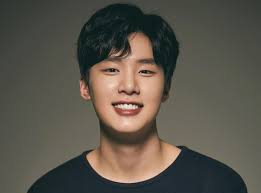
#> input picture google_r_net/fig/face1.jpg, 261 x 193 px
$ jupyter execute --allow-errors segmentation.ipynb
#> lines starting #> are read from the running program, lines starting #| are printed output that depends on the picture
[cell 1]
import numpy as np
import cv2
import sys

inputSize = [513, 513];
mean = [127.5, 127.5, 127.5];
std = 0.007843;
rb = False
cls = 0
path = './opt_deeplabv3_mnv2_513.pb'

# [6 lines of commented-out code are left out]

sample_img = cv2.imread('./fig/face1.jpg')
#> sample_img is the input picture: shape (193, 261, 3); mean B, G, R 75.2, 84.8, 89.9
back = cv2.imread("./fig/wall.jpg")
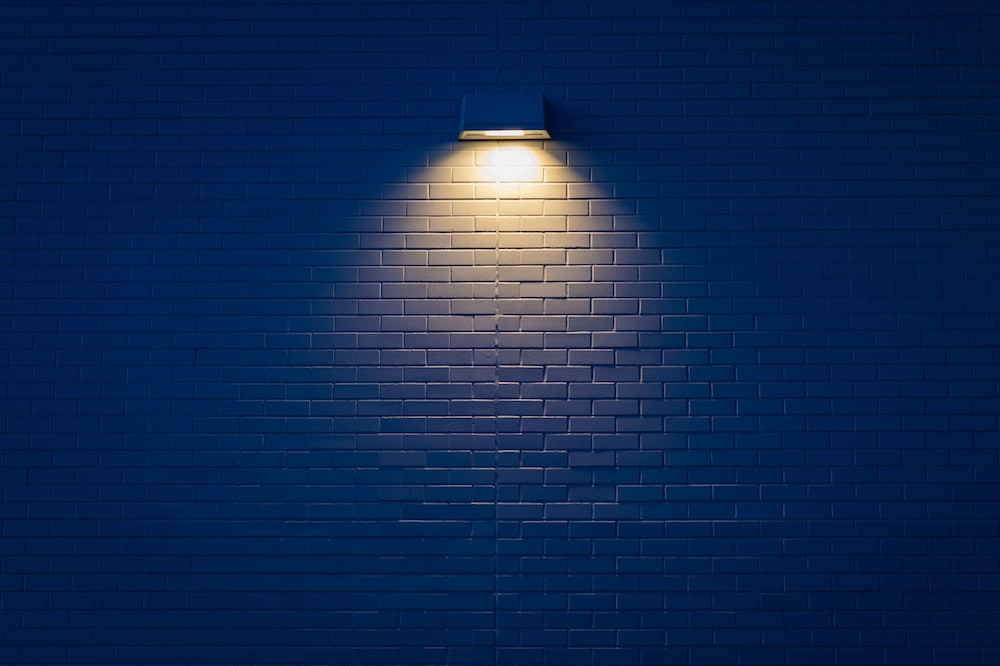
#> input picture google_r_net/fig/wall.jpg, 1000 x 666 px
#> back is the input picture: shape (666, 1000, 3); mean B, G, R 80.1, 39.6, 14.3
r_back = cv2.resize(back,inputSize,interpolation=cv2.INTER_LINEAR)
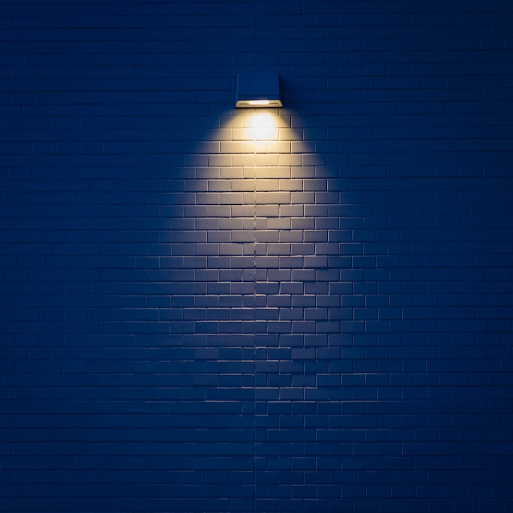
#> r_back: shape (513, 513, 3); mean B, G, R 80, 39.5, 14.3
#> (the rest of this cell did not finish here and is left out)
